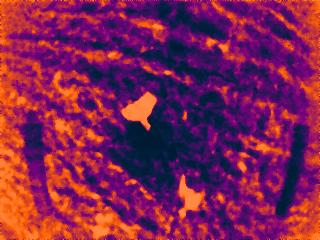
#> input picture examples/video13/image101069.jpg, 320 x 240 px, found by its file name
$ python detect_fromfile.py
#> lines starting #> are read from the running program, lines starting #| are printed output that depends on the picture; after the words box and inside, x2 and y2 are one past the last pixel; in counts of white or black regions, pixels touching at a corner belong together
import cv2
import numpy as np
import time
from PIL import Image, ImageFont, ImageDraw

def get_quad(arr):
    # [5 lines of commented-out code are left out]
    fr = 0
    fu = 0
    fl = 640
    fd = 480
    #temp = arr[0][0]
    #print(temp[0])
    for i in range(len(arr)):

        temp = arr[i][0]
        #print(temp)
        if temp[0] < fl:
            fl = temp[0]
        elif temp[0] > fr:
            fr = temp[0]

        if temp[1] < fd:
            fd = temp[1]
        elif temp[1] > fu:
            fu = temp[1]

    #print(str(fr))
    #print(str(fl))
    midx = ((fr - fl) // 2) + fl
    midy = ((fu - fd) // 2) + fu

    string = ""
    if midx < 160 and midy > 120:
        string = "Q1"
    elif midx > 160 and midy > 120:
        string = "Q2"
    elif midx < 160 and midy < 120:
        string = "Q3"
    else:
        string = "Q4"

    return [string, [midx, midy]]

    #return None


def detect_fromfile():
    #Gets numpy array of pixels from main.py
    image_path = r"C:/Users/noahh/Code-and-Programs/seekthermal-python/examples/video13/image101069.jpg"
    arr = cv2.imread(filename=image_path)
#> arr is the input picture: shape (240, 320, 3); mean B, G, R 81.2, 34, 126.2

    #Converts to gray scale
    image = cv2.cvtColor(arr, cv2.COLOR_BGR2GRAY)
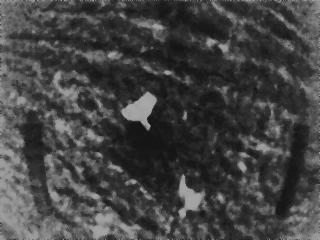
#> image: shape (240, 320); min 11, max 179, mean 66.9
    #Adds gaussian blur to array
    blurred = cv2.GaussianBlur(image, (5, 5), 0)

    #Apply thresholding to identify potential organisms
    _, thresholded = cv2.threshold(blurred, 150, 255, cv2.THRESH_BINARY)
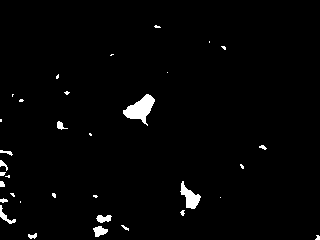
#> thresholded: shape (240, 320); 2% white; 34 white regions (20 under 20 px)

    # Find contours in the thresholded image, the contours that are found are potential organisms
    contours, _ = cv2.findContours(thresholded, cv2.RETR_EXTERNAL, cv2.CHAIN_APPROX_SIMPLE)
#> contours = 34 contours, 25 with area under 20; largest, box (x1, y1, x2, y2) and area: (123, 94, 155, 126) 449, (180, 181, 201, 209) 236, (93, 226, 108, 237) 86, (96, 215, 112, 223) 70, (0, 205, 16, 224) 63


    if contours: #If countours were found
        #Draw contours on the grayscaled image
        #print(len(contours))
        info_array = []
        index_array = []
        for i in range(0, len(contours)):

            if len(contours[i]) > 30:
                test = contours[i]
                #print(test)
                temp = get_quad(test)
                info_array.append(temp)
                index_array.append(i)
#> this loop made 34 passes
#> (midx in get_quad, midy in get_quad, string in get_quad) on passes 14, 26: (190, 221, 'Q2'), (138, 140, 'Q1')
#> after the loop, index_array = [13, 25]; info_array = [['Q2', [190, 221]], ['Q1', [138, 140]]]

            #print(len(contours[i]))
            #print(contours[i])

        result = image.copy()
        for index in index_array:
            cv2.drawContours(result, contours, index, (0, 255, 0), 2)
#> this loop made 2 passes
#> index on passes 1 to 2: 13, 25
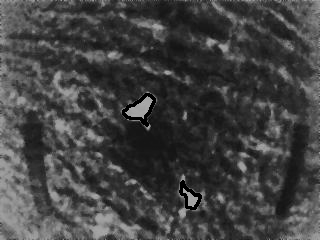
#> result: shape (240, 320); 0.76% of pixels changed, all inside (x1, y1, x2, y2) = (122, 93, 202, 210)
        #print(contours)
        #Tell console organism detected

        if len(info_array) >= 1:
            print("Organism Detected!")
            for i in range(len(info_array)):
                print(" Organism " + str(i + 1) + ": " + info_array[i][0] + ", coord: " + str(info_array[i][1][0]) + ", " + str(info_array[i][1][1]) + ".")
#> this loop made 2 passes
#|  Organism 1: Q2, coord: 190, 221.
#|  Organism 2: Q1, coord: 138, 140.

        cv2.imshow("frame", result)
        cv2.waitKey(0)
        #return result
        cv2.destroyAllWindows()

    #print("No organism detected!")
    #return image

detect_fromfile()

$ run again, with examples/video13/image100023.jpg copied over examples/video13/image101069.jpg
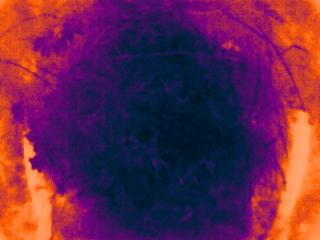
#> input picture examples/video13/image100023.jpg, 320 x 240 px, found by its file name
#> in detect_fromfile, arr is the input picture: shape (240, 320, 3); mean B, G, R 74.3, 38.3, 102.2
#> in detect_fromfile, `_, thresholded = cv2.threshold(blurred, 150, 255, cv2.THRESH_BINARY)`:
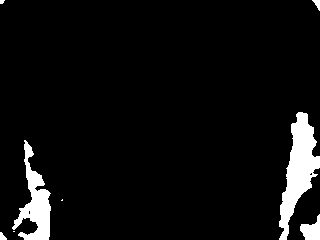
#> thresholded: shape (240, 320); 5.7% white; 8 white regions (3 under 20 px)
#> contours = 8 contours, 3 with area under 20; largest, box (x1, y1, x2, y2) and area: (279, 112, 320, 240) 2242, (12, 140, 51, 240) 1440, (300, 214, 320, 240) 274, (312, 0, 320, 11) 32, (0, 232, 7, 240) 26
#> the loop in detect_fromfile, `for i in range(0, len(contours)): ` made 8 passes
#> (midx in get_quad, midy in get_quad, string in get_quad) on passes 5 to 6: (31, 288, 'Q1'), (299, 302, 'Q2')
#> after the loop in detect_fromfile, `for i in range(0, len(contours)):`: index_array = [4, 5]; info_array = [['Q1', [31, 288]], ['Q2', [299, 302]]]
#> the loop in detect_fromfile, `for index in index_array:` made 2 passes
#> index on passes 1 to 2: 4, 5
#> after the loop in detect_fromfile, `for index in index_array:`:
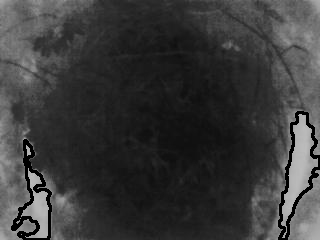
#> result: shape (240, 320); min 0, max 190, mean 57.2
#> the loop in detect_fromfile, `for i in range(len(info_array)):` made 2 passes
#|  Organism 1: Q1, coord: 31, 288.
#|  Organism 2: Q2, coord: 299, 302.

$ run again, with examples/video13/image100051.jpg copied over examples/video13/image101069.jpg
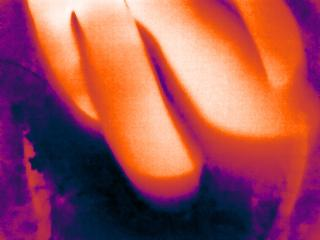
#> input picture examples/video13/image100051.jpg, 320 x 240 px, found by its file name
#> in detect_fromfile, arr is the input picture: shape (240, 320, 3); mean B, G, R 83.3, 77.6, 160.3
#> in detect_fromfile, `_, thresholded = cv2.threshold(blurred, 150, 255, cv2.THRESH_BINARY)`:
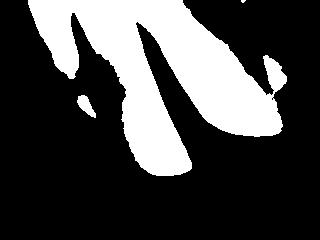
#> thresholded: shape (240, 320); 27.3% white; 3 white regions (1 under 20 px)
#> contours = 3 contours, 1 with area under 20; largest, box (x1, y1, x2, y2) and area: (28, 0, 287, 176) 20205, (77, 95, 96, 118) 196
#> the loop in detect_fromfile, `for i in range(0, len(contours)): ` made 3 passes
#> (midx in get_quad, midy in get_quad, string in get_quad) on passes 1, 3: (86, 128, 'Q1'), (157, 262, 'Q1')
#> after the loop in detect_fromfile, `for i in range(0, len(contours)):`: index_array = [0, 2]; info_array = [['Q1', [86, 128]], ['Q1', [157, 262]]]
#> the loop in detect_fromfile, `for index in index_array:` made 2 passes
#> after the loop in detect_fromfile, `for index in index_array:`:
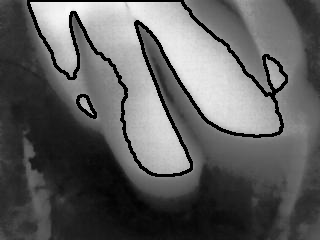
#> result: shape (240, 320); min 0, max 252, mean 94.3
#> the loop in detect_fromfile, `for i in range(len(info_array)):` made 2 passes
#|  Organism 1: Q1, coord: 86, 128.
#|  Organism 2: Q1, coord: 157, 262.
